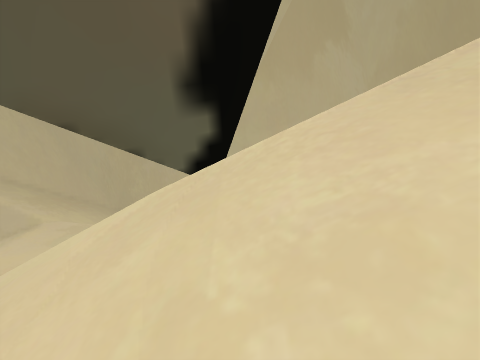
view 1 (above)

15 first-person views from a walk through a Unity game level. The camera is 1.4 m above the floor, tilts 14° down and sees 80° across. The floor is counted in squares, 0.5 m on a side. Each view is taken from the middle of a square. On the plan, view 1 faces up. The plan holds only what a view shows up to about 20 squares ahead; the rest is blank. The place goes on beyond the plan. Some animated figures are not drawn. Some surface patterns are stand-ins.

view 2
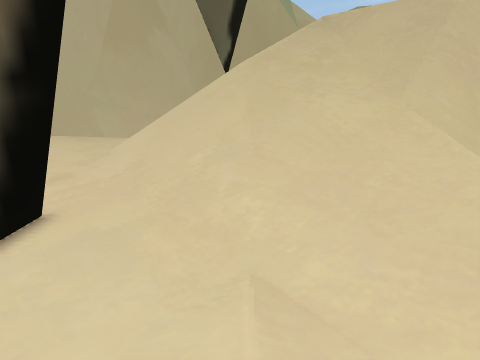

view 3
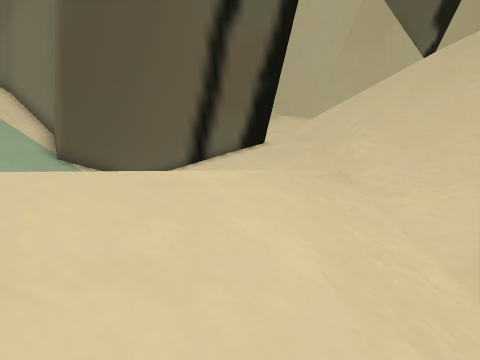

view 4
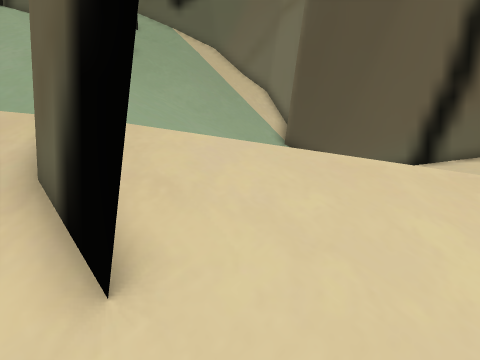

view 5
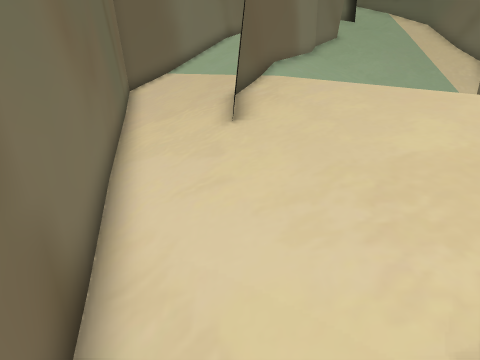

view 6
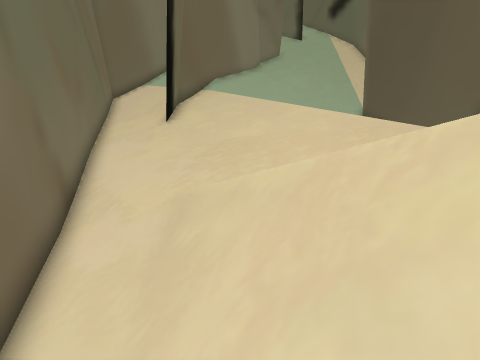

view 7
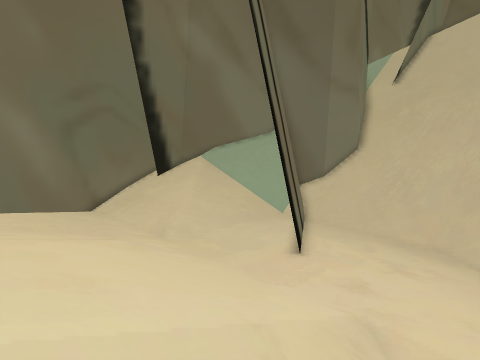

view 8
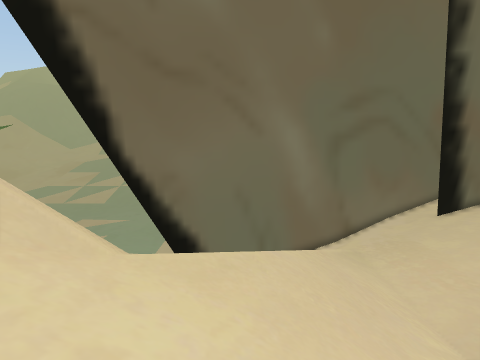

view 9
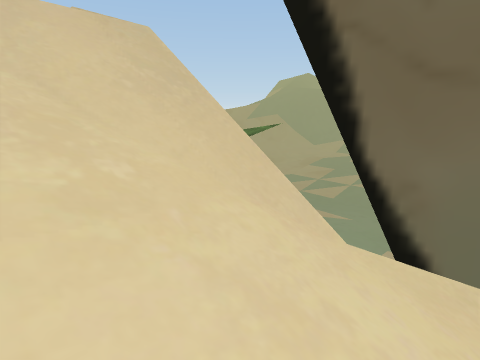

view 10
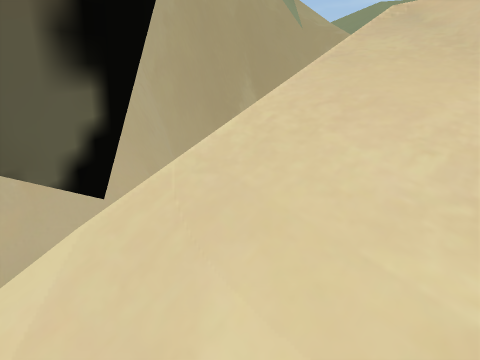

view 11
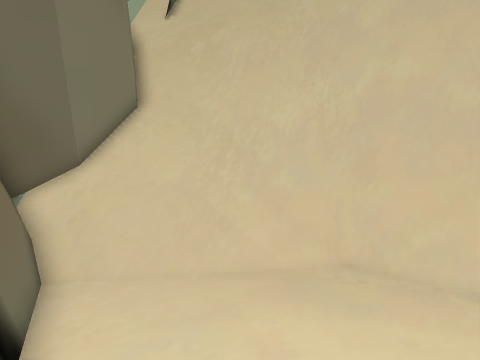

view 12
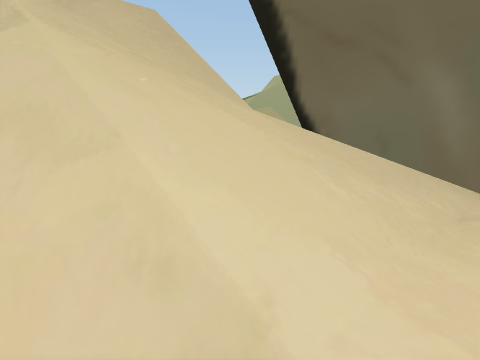

view 13
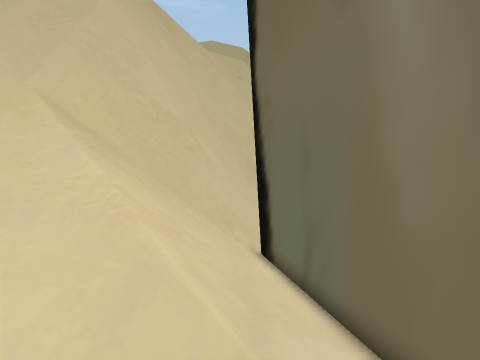

view 14
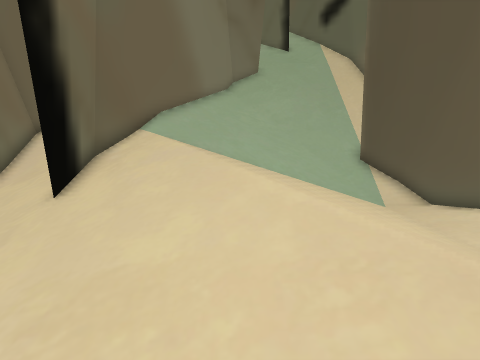

view 15
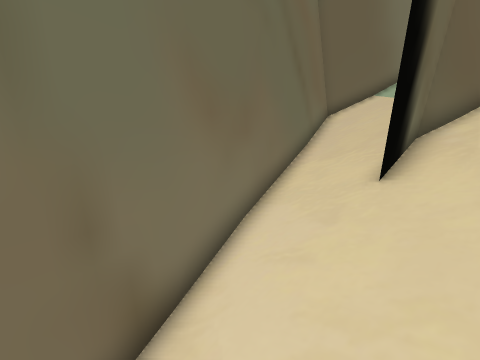

### Floor plan
Key: @ floor where view 1 was taken; # wall or solid block; . main floor; : floor 0.25 m higher than the main floor; - floor 0.25 m lower than the main floor; + floor 0.5 m higher than the main floor; _ floor 0.5 m lower than the main floor; < floor 0.75 m lower than the main floor; ( floor 1 m lower than the main floor; * floor 2.5 m higher than the main floor; / step, stairs or slope; = window, fence, low wall or low ledge; v drop or lower ground.
Columns run from 30 left of view 1 to 7 right of it. Each row starts with its distance up from view 1.
  9  ########///-....::::/// /  ####
  8 #########//--.....:://////###*==
  7 #########/_---....:///////#//////////v
  6 /////////<_---.....///////////////////
  5 /////////<__--.....///////////////////
  4 /////////<__---....///////////////////
  3 /////////<<_---##..//////////////////
  2 /////////<<__-###..///////////////////
  1 /////////<<_###--..///////////////////
  0 //##/////<###_----.///////////@///////
 -1 ###=###//###<__----///////////////////
 -2 //////#/##<<<<__---///////////////////
 -3 //////###(<<<<___--/////////
 -4 /////////////////---////////##
 -5 ////////////////.---////////#
 -6 ///////////////../_-////////#
 -7 //////////////..//_-////////#
 -8 ##///////////..///__////////#
 -9  ##/////////:.////<_////////#
-10  /##///////+://///<_////////#
-11    ###////+://////<<////////#
-12 ///  ###/++/////////////////#
-13 ///////###/////////////////##
-14  ////////#####/////////#####
-15 ##/////////////////#####
-16 ###/////////////####
-17   ###///////#####
-18    ###///#####
-19     ######

Positions as (right, up) in squares from view 1, and headings:
1: (0, 0), facing up
2: (-16, -7), facing up-right
3: (-16, -15), facing up
4: (-15, -15), facing up-left
5: (-10, -14), facing left
6: (-5, -11), facing left
7: (-5, 9), facing down-left
8: (-5, 3), facing down
9: (-5, 4), facing down-right
10: (-3, 3), facing up-right
11: (-15, 4), facing left
12: (-13, 9), facing down-right
13: (-15, -12), facing right
14: (-10, -9), facing left
15: (-11, -12), facing down-left
